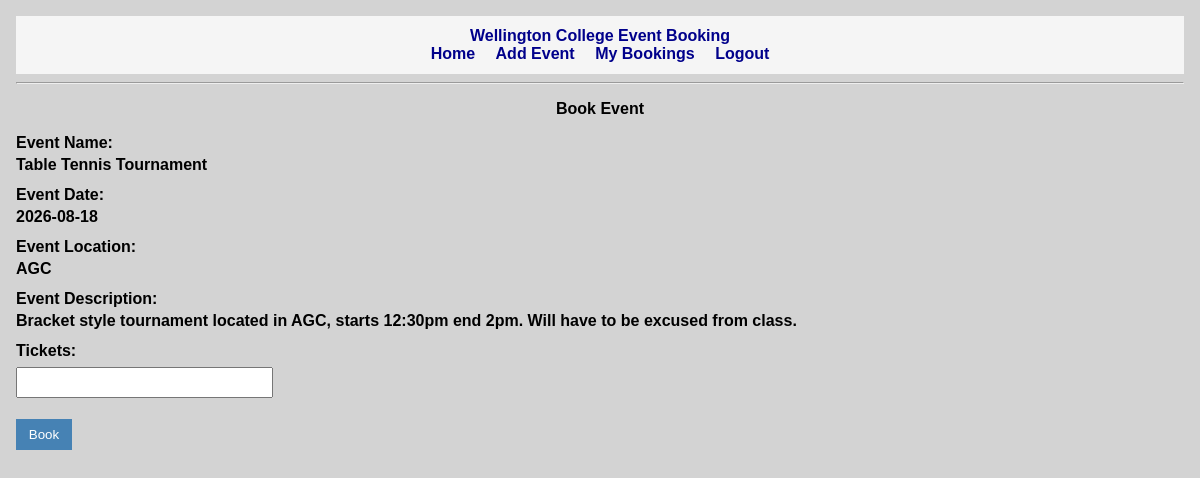
/book_event/2 (signed in), run on the app's committed database.
### tables this page shows
CREATE TABLE "events"
(
    event_id          INTEGER
        primary key autoincrement,
    event_name        TEXT    not null,
    event_date        TEXT    not null,
    event_location    TEXT    not null,
    event_description TEXT    not null,
    fk_user_id        INTEGER not null
);

### app.py (the view, shortened to what this page needs)
@app.route('/book_event/<event_id>', methods=['GET', 'POST'])
def book_event(event_id):
    if "user_id" not in session:
        return redirect("/login?error=log+in+first")
    con = connect_db()
    cur = con.cursor()
    query = "SELECT * FROM events WHERE event_id = ?"
    cur.execute(query, (event_id,))
    chosen_event = cur.fetchone()
    con.close()
    error = request.args.get("error")
    return render_template("book_event.html", chosen_event=chosen_event, error=error)

### app.py (called while the page is built)
def connect_db():
    con = sqlite3.connect("identifier.sqlite")
    con.row_factory = sqlite3.Row
    return con

### templates/book_event.html (shortened to what this page needs)
{% extends "base.html" %}
{% block content %}
<h2>Book Event</h2>
<form class="myform" method="POST">
    <div class="form-group">
        <div class="form-label">Event Name:</div>
        <div class="form-element">
            <b>{{ chosen_event["event_name"] }}</b>
        </div>
    </div>
    <div class="form-group">
        <div class="form-label">Event Date:</div>
        <div class="form-element">
            <b>{{ chosen_event["event_date"] }}</b>
        </div>
    </div>
    <div class="form-group">
        <div class="form-label">Event Location:</div>
        <div class="form-element">
            <b>{{ chosen_event["event_location"] }}</b>
        </div>
    </div>
    <div class="form-group">
        <div class="form-label">Event Description:</div>
        <div class="form-element">
            <b>{{ chosen_event["event_description"] }}</b>
        </div>
    </div>
    <div class="form-group">
        <div class="form-label">Tickets:</div>
        <div class="form-element">
            <input type="number" name="tickets" min="1" max="10"required>
        </div>
    </div>
    <button type="submit">Book</button>
</form>
{% endblock %}

### templates/base.html (style rules this page uses)
body { font-family: Verdana, Arial, sans-serif; background-color: lightgray; margin: 0; padding: 1rem; }
h2 { text-align: center; font-size: 1rem; margin: 1rem; }
.form-group { margin-bottom: 0.8rem; }
.form-label { font-weight: bold; margin-bottom: 0.2rem; }
input, textarea, select { width: 15rem; padding: 0.4rem; margin-top: 0.2rem; }
button { padding: 0.5rem 0.8rem; background-color: steelblue; color: white; border: none; margin-top: 0.5rem; }

### data on the page
events: event_name "Table Tennis Tournament", event_date "2026-08-18", event_location "AGC", event_description "Bracket style tournament located in AGC, starts 12:30pm end 2pm. Will have to be excused from class."
